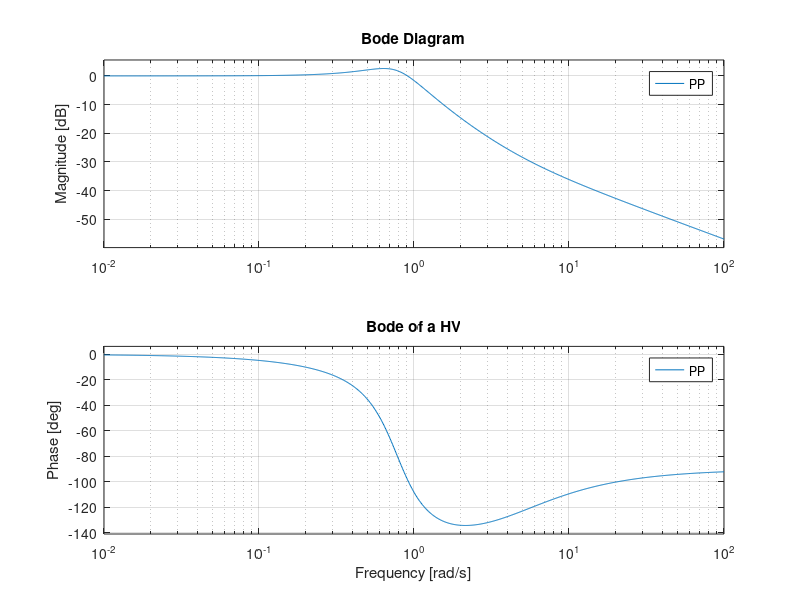
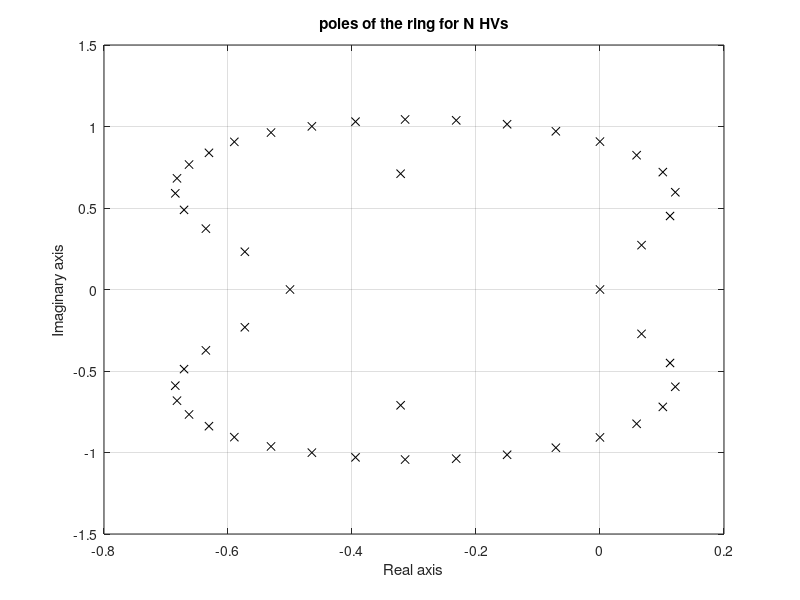
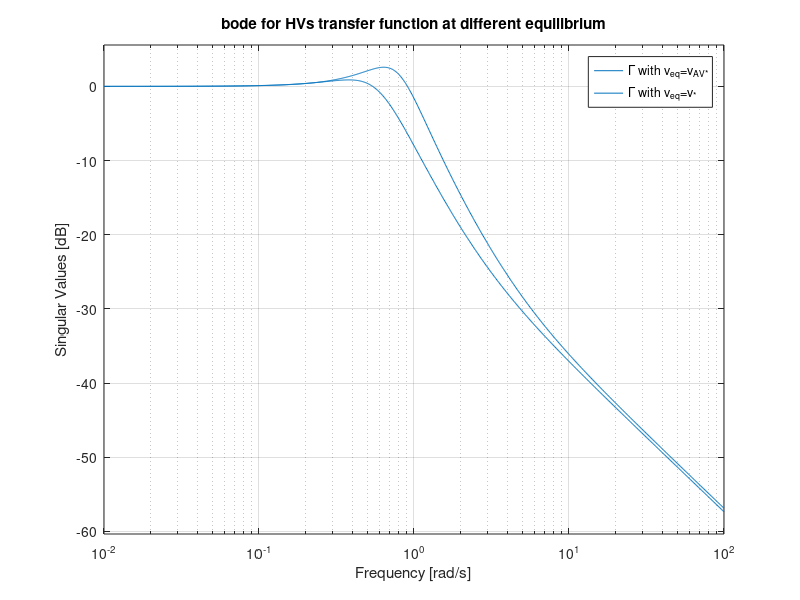

Reproduce these figures in MATLAB, in order. (Note: this script raises an error after producing the figures.)
%%%%%%%%%%%%%%%%%%%%%%%%%%%%%%%%%%%%%%%%%%%%%%%%%%%%
%%% Source Code for Paper: Traffic flow on a ring with a single autonomous
%%%                        vehicle: an interconnected perspective
%%% Journal: Transactions on Intelligent transportation Systems, 2019
%%% Authors: Vittorio Giammarino, Simone Baldi, Paolo Frasca and Maria
%%%          Laura Delle Monache
%%%
%%% Copyright Vittorio Giammarino, 2019
%%%%%%%%%%%%%%%%%%%%%%%%%%%%%%%%%%%%%%%%%%%%%%%%%%%%%
%% Initialization
length_standard = 4.5; %vehicle length
N = 22; % Number of vehicles in the platoon
Ring_length = (260*N)/22;
v_max = 9.751; % Max speed in m/s
h_eq = (Ring_length/N); % equilibrium headway
d_s = 6; % safe distance
V = @(h,l_v,d_s) v_max*((tanh(h-l_v-d_s) + tanh(l_v + d_s))/(1 + tanh(l_v + d_s))); %Velocity non-linear function. h = headway, l_v = Veh length, d_s = safe distance
dV = @(h,l_v,d_s) (v_max/(1+tanh(l_v + d_s)))*(1-(tanh(h - l_v -d_s))^2); % dV/dh derivative of V in the headway
v_eq = V(h_eq, length_standard, d_s); % equilibrium velocity of the ring
k_bar = dV(h_eq, length_standard, d_s); % HV param
%% Transfer functions for P_N and Gamma_i (See Fig.2 and Fig.3)
a=20; %HV param
b=0.5; %HV param
a_bar = a/(h_eq*h_eq); %HV param linearized
b_bar = b; %HV param linearized
% transfer functions of P_N and Gamma_i
Pd_num = [1 0];
Pd_den = [1 (a_bar+b_bar) b_bar*k_bar];
P_num = [a_bar b_bar*k_bar];
P_den = [1 (a_bar+b_bar) b_bar*k_bar];
PP = tf(P_num,P_den);
PP_d = tf(Pd_num,Pd_den);
% Poles of the ring setup for N HVs
[p_HD_ring,z_HD_ring] = pzmap((PP_d)/(1-PP^N));
% Bode of a HV
figure()
bode(PP)
grid on
title('Bode of a HV')
% poles of the ring for N HVs
figure()
plot(p_HD_ring,'kx')
xlabel('Real axis')
ylabel('Imaginary axis')
title('poles of the ring for N HVs')
grid on
%% This analysis shows how steering the ring to a higher velocity can improve from a ring stability pov
% Note, this part does not appear in the paper 
h_eq1=255/21;
k_bar1 = dV(h_eq1, length_standard, d_s); 
v_eq1 = V(h_eq1, length_standard, d_s);
a=20;
b=0.5;
% calculation of critical N on a string
a_bar = a/(h_eq1*h_eq1);
b_bar = b;
% transfer functions of P_N and Gamma_i for the new equilibrium
Pd_num = [1 0];
Pd_den = [1 (a_bar+b_bar) b_bar*k_bar1];
P_num = [a_bar b_bar*k_bar1];
P_den = [1 (a_bar+b_bar) b_bar*k_bar1];
PP1 = tf(P_num,P_den);
PP_d = tf(Pd_num,Pd_den);

figure()
sigma(PP1)
hold on
sigma(PP)
grid on
legend('\Gamma with v_{eq}=v_{AV*}','\Gamma with v_{eq}=v_{*}')
title('bode for HVs transfer function at different equilibrium')

%% Second order (PI with saturation proposed in [16]) 
%HV
alpha_1 = b_bar*k_bar;
alpha_2 = a_bar + b_bar;
alpha_3 = a_bar;

% Compute critical peak and frequency
fpeaK_PP_formula = sqrt(alpha_1*(1-2*(alpha_2/(2*sqrt(alpha_1)))^2));
dumping = alpha_2/(2*sqrt(alpha_1));
gpeak_PP_formula = 1/(2*dumping*sqrt(1-dumping^2));
[gpeak_PP,fpeak_PP] = getPeakGain(PP,1e-5);

%AV
alpha = 0.9;
delta = 23;
k_veh = abs((fpeak_PP*((gpeak_PP)^(1-N)))/(1-alpha/2))*sqrt(1/(1-(gpeak_PP)^(2-2*N)));

beta_1 = k_veh*alpha/delta;
beta_2 = k_veh*(1-alpha/2);
beta_3 = k_veh*(1-alpha/2);
beta_2^2 - beta_3^2 - 2*beta_1

%AV in [16]
AV_N = [beta_3 beta_1];
AV_D = [1 beta_2 beta_1];
AV = tf(AV_N,AV_D);

figure()
sigma(AV)
grid on
title('Bode of PI with saturation proposed in [16]')
%% AV Second Order with c
% c comes from (39)
c=0.5;
% We use an approximation to compute (40) since alpha/delta~0
K_alpha = (c + sqrt(((gpeak_PP)^(2*N-2))*(c^2+fpeak_PP^2) - fpeak_PP^2))/((gpeak_PP)^(2*N-2)-1); 
k_veh = K_alpha/(1-alpha/2);
K_alpha = k_veh*(1-alpha/2);
beta = k_veh*alpha;
beta_1 = beta/delta;
beta_2 = K_alpha;
beta_3 = beta_2;

%Proposed AV Second Order with c
AV_N_c = [beta_3 beta_1];
AV_D_c = [1 beta_2+c beta_1];
AV_c = tf(AV_N_c,AV_D_c);

% Bode
figure()
bode(AV,AV_c)
legend('PI with saturation proposed in [16]','Proposed AV controller design')
%% Check on the PI with saturation proposed in [16] for classical stability
%Checks AV
figure()
bode(AV,PP)
legend('PI with saturation in [16]','HV')
% Theorem 2
figure()
bode(PP^(N-1)*AV)
title('resulting bode for N-1 HVs and the PI with saturation in [16]')

[p_AV_ring,z_AV_ring] = pzmap((PP_d)/(1-AV*PP^(N-1)));
[p_HV_ring,z_HV_ring] = pzmap((PP_d)/(1-PP^(N)));

figure()
plot(p_HV_ring,'kx')
hold on
plot(p_AV_ring,'rd')
grid on
xlabel('Real axis')
ylabel('Imaginary axis')
xlim([-1 0.5])
ylim([-1.5 1.5])
legend('poles of F^{(22)}_i','poles of F^{AV(22)}_i with AV in [16]')

%% %% Check on the Proposed AV for classical stability
% Checks AV_c
figure()
bode(AV_c,PP)
legend('Proposed AV','HV')
% Theorem 2
figure()
bode(PP^(N-1)*AV_c)
title('resulting bode for N-1 HVs and the proposed AV')

[p_AV_c_ring,z_AV_c_ring] = pzmap((PP_d)/(1-AV_c*PP^(N-1)));
[p_HV_ring,z_HV_ring] = pzmap((PP_d)/(1-PP^(N)));

figure()
plot(p_HV_ring,'kx')
hold on
plot(p_AV_c_ring,'rd')
grid on
xlabel('Real axis')
ylabel('Imaginary axis')
xlim([-1 0.5])
ylim([-1.5 1.5])
legend('poles of F^{(22)}_i','poles of F^{AV(22)}_i with proposed AV')


%% Non Linear simulation N cars with proposed AV and Disturbance on the AV 
v_max = 9.751;
l_v = 4.5;
d_s = 6;
N = 22; %from here I change the numbers of vehicles into the Ring
Ring_length = 260*N/22;
spacing = Ring_length/N;

K_alpha = (c + sqrt(((gpeak_PP)^(2*N-2))*(c^2+fpeak_PP^2) - fpeak_PP^2))/((gpeak_PP)^(2*N-2)-1); 
k_veh2 =K_alpha/(1-alpha/2);
V = @(x) v_max*((tanh(x-l_v-d_s) + tanh(l_v + d_s))/(1 + tanh(l_v + d_s)));
        
Set_of_initial_conditions = 0; 
t_f=1000; 

for z=1:length(Set_of_initial_conditions)
    
opts = odeset('MaxStep',1e-2);    
y0 = Initial_velocity_and_space_conditions(Set_of_initial_conditions(z),N,spacing);

[t,y_N_cars] = ode45(@(t,y) ODE_Non_linear_simulation_general_PrePrint(t,y,N,a,b,Ring_length,V,k_veh2,2),[0 t_f],y0,opts);
[displacement_AV, velocity_AV] = Plot_Displacement_velocity(t,y_N_cars,N,Ring_length);
    
% Uncomment to plot also the positions
% figure()
% plot(t,displacement_AV(:,end),'ro',t,displacement_AV(:,1:end-1),'ko')
% xlabel('time [s]')
% ylabel('position [m]')
% xlim([100 140])
% legend('AV','HVs')
% %title({'displacement N cars with AV', ['Initial velocity condition y_0 =' num2str(Set_of_initial_conditions(z))]})

figure()
plot(t,velocity_AV(:,1:end-1),'k',t,velocity_AV(:,end),'r')%,t,velocity_AV(:,4),t,velocity_AV(:,1))
xlabel('time [s]')
ylabel('velocity [m/s]')
%legend('AV','HVs')
title({'velocity N cars with proposed AV',['Initial velocity condition y_0 =' num2str(Set_of_initial_conditions(z))]})
ylim([5 14])
xlim([0 t_f])
end

size_v = size(velocity_AV);
energy = zeros(size_v(1)-1,size_v(2));
Energy = zeros(1,N);

for veh=1:N
    for instant=1:length(energy)
        energy(instant,veh) = (velocity_AV(instant,veh)-v_eq)^2*(t(instant+1)-t(instant));
    end
    Energy(1,veh) = sum(energy(:,veh));
end

y = fliplr(Energy);

figure()
l = categorical({'AV','veh-21','veh-20','veh-19','veh-18','veh-17','veh-16','veh-15','veh-14','veh-13','veh-12','veh-11','veh-10','veh-9','veh-8','veh-7','veh-6','veh-5','veh-4','veh-3','veh-2','veh-1'});
x = reordercats(l,{'AV','veh-21','veh-20','veh-19','veh-18','veh-17','veh-16','veh-15','veh-14','veh-13','veh-12','veh-11','veh-10','veh-9','veh-8','veh-7','veh-6','veh-5','veh-4','veh-3','veh-2','veh-1'});
bar(x,y)
ylabel('Energy [m^2/s^2]')
xlabel('Vehicles')
title('Energy of the vehicles wrt equilibrium in sim with disturbance on AV')

figure()
plot(t,velocity_AV(:,1:end-1),'k',t,velocity_AV(:,end),'r')%,t,velocity_AV(:,4),t,velocity_AV(:,1))
xlabel('time [s]')
ylabel('velocity [m/s]')
hold on
ylim([0 10])
title('simulation on the ring with the proposed AV for N=22 and disturbance on AV')


%% Uncomment this part if you want make a video of the simulation
% Advise: Reduce the simulation time or increase the number of frame per
% sec

% [x,y] = Ring_coordinates(Ring_length,N,displacement_AV);
% [a_x,a_y,b_x,b_y,c_x,c_y,d_x,d_y] = Draw_rectangle(Ring_length,N,displacement_AV);
% k=1;
% curve=animatedline;
% 
% for i=1:25:max(size(x))  
% % if mod(i,10)==0
% %    fprintf('Current time = %g/%g\n', i, max(size(x)));
% % end 
% %figure(1)
% %plot(x(i,1:N-1),y(i,1:N-1),'x',x(i,N),y(i,N),'d')
% % 
% %     subplot(2,1,1);
% %     plot(t(i),velocity(i,N),'r--o')
% %     hold on
% %     ylim([0 10])
% %     xlim([0 200])
% 
% figure(1)
% plot([a_x(i,1) b_x(i,1) d_x(i,1) c_x(i,1) a_x(i,1)],...
%     [a_y(i,1) b_y(i,1) d_y(i,1) c_y(i,1) a_y(i,1)],'b-',...
%     [a_x(i,2) b_x(i,2) d_x(i,2) c_x(i,2) a_x(i,2)],...
%     [a_y(i,2) b_y(i,2) d_y(i,2) c_y(i,2) a_y(i,2)],'b-',...
%     [a_x(i,3) b_x(i,3) d_x(i,3) c_x(i,3) a_x(i,3)],...
%     [a_y(i,3) b_y(i,3) d_y(i,3) c_y(i,3) a_y(i,3)],'b-',...
%     [a_x(i,4) b_x(i,4) d_x(i,4) c_x(i,4) a_x(i,4)],...
%     [a_y(i,4) b_y(i,4) d_y(i,4) c_y(i,4) a_y(i,4)],'b-',...
%     [a_x(i,5) b_x(i,5) d_x(i,5) c_x(i,5) a_x(i,5)],...
%     [a_y(i,5) b_y(i,5) d_y(i,5) c_y(i,5) a_y(i,5)],'b-',...
%     [a_x(i,6) b_x(i,6) d_x(i,6) c_x(i,6) a_x(i,6)],...
%     [a_y(i,6) b_y(i,6) d_y(i,6) c_y(i,6) a_y(i,6)],'b-',...
%     [a_x(i,7) b_x(i,7) d_x(i,7) c_x(i,7) a_x(i,7)],...
%     [a_y(i,7) b_y(i,7) d_y(i,7) c_y(i,7) a_y(i,7)],'b-',...
%     [a_x(i,8) b_x(i,8) d_x(i,8) c_x(i,8) a_x(i,8)],...
%     [a_y(i,8) b_y(i,8) d_y(i,8) c_y(i,8) a_y(i,8)],'b-',...
%     [a_x(i,9) b_x(i,9) d_x(i,9) c_x(i,9) a_x(i,9)],...
%     [a_y(i,9) b_y(i,9) d_y(i,9) c_y(i,9) a_y(i,9)],'b-',...
%     [a_x(i,10) b_x(i,10) d_x(i,10) c_x(i,10) a_x(i,10)],...
%     [a_y(i,10) b_y(i,10) d_y(i,10) c_y(i,10) a_y(i,10)],'b-',...
%     [a_x(i,11) b_x(i,11) d_x(i,11) c_x(i,11) a_x(i,11)],...
%     [a_y(i,11) b_y(i,11) d_y(i,11) c_y(i,11) a_y(i,11)],'b-',...
%     [a_x(i,12) b_x(i,12) d_x(i,12) c_x(i,12) a_x(i,12)],...
%     [a_y(i,12) b_y(i,12) d_y(i,12) c_y(i,12) a_y(i,12)],'b-',...
%     [a_x(i,13) b_x(i,13) d_x(i,13) c_x(i,13) a_x(i,13)],...
%     [a_y(i,13) b_y(i,13) d_y(i,13) c_y(i,13) a_y(i,13)],'b-',...
%     [a_x(i,14) b_x(i,14) d_x(i,14) c_x(i,14) a_x(i,14)],...
%     [a_y(i,14) b_y(i,14) d_y(i,14) c_y(i,14) a_y(i,14)],'b-',...
%     [a_x(i,15) b_x(i,15) d_x(i,15) c_x(i,15) a_x(i,15)],...
%     [a_y(i,15) b_y(i,15) d_y(i,15) c_y(i,15) a_y(i,15)],'b-',...
%     [a_x(i,16) b_x(i,16) d_x(i,16) c_x(i,16) a_x(i,16)],...
%     [a_y(i,16) b_y(i,16) d_y(i,16) c_y(i,16) a_y(i,16)],'b-',...
%     [a_x(i,17) b_x(i,17) d_x(i,17) c_x(i,17) a_x(i,17)],...
%     [a_y(i,17) b_y(i,17) d_y(i,17) c_y(i,17) a_y(i,17)],'b-',...
%     [a_x(i,18) b_x(i,18) d_x(i,18) c_x(i,18) a_x(i,18)],...
%     [a_y(i,18) b_y(i,18) d_y(i,18) c_y(i,18) a_y(i,18)],'b-',...
%     [a_x(i,19) b_x(i,19) d_x(i,19) c_x(i,19) a_x(i,19)],...
%     [a_y(i,19) b_y(i,19) d_y(i,19) c_y(i,19) a_y(i,19)],'b-',...
%     [a_x(i,20) b_x(i,20) d_x(i,20) c_x(i,20) a_x(i,20)],...
%     [a_y(i,20) b_y(i,20) d_y(i,20) c_y(i,20) a_y(i,20)],'b-',...
%     [a_x(i,21) b_x(i,21) d_x(i,21) c_x(i,21) a_x(i,21)],...
%     [a_y(i,21) b_y(i,21) d_y(i,21) c_y(i,21) a_y(i,21)],'b-',...
%     [a_x(i,N) b_x(i,N) d_x(i,N) c_x(i,N) a_x(i,N)],...
%     [a_y(i,N) b_y(i,N) d_y(i,N) c_y(i,N) a_y(i,N)],'r-')
% xlim([-45 45])
% ylim([-45 45])
% 
% drawnow
% F(k) = getframe(gcf);
% k=k+1;
% end
% 
% video = VideoWriter('Modified_PI_with_disturbance_on_AV.avi', 'Motion JPEG AVI');
% %video.FrameRate = 10;
% open(video)
% writeVideo(video, F);
% close(video)


%% Non Linear simulation N cars with proposed AV and Noise on all the HVs
v_max = 9.751;
l_v = 4.5;
d_s = 6;
N = 22; %from here I change the numbers of vehicles into the Ring
Ring_length = 260*N/22;
spacing = Ring_length/N;

K_alpha = (c + sqrt(((gpeak_PP)^(2*N-2))*(c^2+fpeak_PP^2) - fpeak_PP^2))/((gpeak_PP)^(2*N-2)-1); 
k_veh2 =K_alpha/(1-alpha/2);
beta_c = k_veh*alpha;
V = @(x) v_max*((tanh(x-l_v-d_s) + tanh(l_v + d_s))/(1 + tanh(l_v + d_s)));
        
Set_of_initial_conditions = 0; 
t_f=400; 

for z=1:length(Set_of_initial_conditions)
    
opts = odeset('MaxStep',1e-2);    
y0 = Initial_velocity_and_space_conditions(Set_of_initial_conditions(z),N,spacing);

[t,y_N_cars] = ode45(@(t,y) ODE_Non_linear_simulation_general_PrePrint_white_noise(t,y,N,a,b,Ring_length,V,k_veh2,2),[0 t_f],y0,opts);
[displacement_AV, velocity_AV] = Plot_Displacement_velocity(t,y_N_cars,N,Ring_length);
    
% Uncomment to plot also the positions
% figure()
% plot(t,displacement_AV(:,end),'ro',t,displacement_AV(:,1:end-1),'ko')
% xlabel('time [s]')
% ylabel('position [m]')
% xlim([100 140])
% legend('AV','HVs')
% %title({'displacement N cars with AV', ['Initial velocity condition y_0 =' num2str(Set_of_initial_conditions(z))]})

figure()
plot(t,velocity_AV(:,1:end-1),'k',t,velocity_AV(:,end),'r')%,t,velocity_AV(:,4),t,velocity_AV(:,1))
xlabel('time [s]')
ylabel('velocity [m/s]')
title({'velocity N cars with AV',['Initial velocity condition y_0 =' num2str(Set_of_initial_conditions(z))]})
ylim([5 14])
xlim([0 400])
end

size_v = size(velocity_AV);
energy = zeros(size_v(1)-1,size_v(2));
Energy = zeros(1,N);

for veh=1:N
    for instant=1:length(energy)
        energy(instant,veh) = (velocity_AV(instant,veh)-v_eq(1))^2*(t(instant+1)-t(instant));
    end
    Energy(1,veh) = sum(energy(:,veh));
end

y = fliplr(Energy);

figure()
l = categorical({'AV','veh-21','veh-20','veh-19','veh-18','veh-17','veh-16','veh-15','veh-14','veh-13','veh-12','veh-11','veh-10','veh-9','veh-8','veh-7','veh-6','veh-5','veh-4','veh-3','veh-2','veh-1'});
x = reordercats(l,{'AV','veh-21','veh-20','veh-19','veh-18','veh-17','veh-16','veh-15','veh-14','veh-13','veh-12','veh-11','veh-10','veh-9','veh-8','veh-7','veh-6','veh-5','veh-4','veh-3','veh-2','veh-1'});
bar(x,y)
ylabel('Energy [m^2/s^2]')
xlabel('Vehicles')
title('Energy of the vehicles wrt equilibrium in simulation with noise')

figure()
plot(t,velocity_AV(:,1:end-1),'k',t,velocity_AV(:,end),'r')
xlabel('time [s]')
ylabel('velocity [m/s]')
title('simulation on the ring with the proposed AV for N=22 and white noise on AV')
ylim([0 10])

%% Uncomment this part if you want make a video of the simulation 
% [x,y] = Ring_coordinates(Ring_length,N,displacement_AV);
% [a_x,a_y,b_x,b_y,c_x,c_y,d_x,d_y] = Draw_rectangle(Ring_length,N,displacement_AV);
% k=1;
% curve=animatedline;
% 
% for i=1:25:max(size(x))  
% % if mod(i,10)==0
% %    fprintf('Current time = %g/%g\n', i, max(size(x)));
% % end 
% %figure(1)
% %plot(x(i,1:N-1),y(i,1:N-1),'x',x(i,N),y(i,N),'d')
% % 
% %     subplot(2,1,1);
% %     plot(t(i),velocity(i,N),'r--o')
% %     hold on
% %     ylim([0 10])
% %     xlim([0 200])
% 
% figure(1)
% plot([a_x(i,1) b_x(i,1) d_x(i,1) c_x(i,1) a_x(i,1)],...
%     [a_y(i,1) b_y(i,1) d_y(i,1) c_y(i,1) a_y(i,1)],'b-',...
%     [a_x(i,2) b_x(i,2) d_x(i,2) c_x(i,2) a_x(i,2)],...
%     [a_y(i,2) b_y(i,2) d_y(i,2) c_y(i,2) a_y(i,2)],'b-',...
%     [a_x(i,3) b_x(i,3) d_x(i,3) c_x(i,3) a_x(i,3)],...
%     [a_y(i,3) b_y(i,3) d_y(i,3) c_y(i,3) a_y(i,3)],'b-',...
%     [a_x(i,4) b_x(i,4) d_x(i,4) c_x(i,4) a_x(i,4)],...
%     [a_y(i,4) b_y(i,4) d_y(i,4) c_y(i,4) a_y(i,4)],'b-',...
%     [a_x(i,5) b_x(i,5) d_x(i,5) c_x(i,5) a_x(i,5)],...
%     [a_y(i,5) b_y(i,5) d_y(i,5) c_y(i,5) a_y(i,5)],'b-',...
%     [a_x(i,6) b_x(i,6) d_x(i,6) c_x(i,6) a_x(i,6)],...
%     [a_y(i,6) b_y(i,6) d_y(i,6) c_y(i,6) a_y(i,6)],'b-',...
%     [a_x(i,7) b_x(i,7) d_x(i,7) c_x(i,7) a_x(i,7)],...
%     [a_y(i,7) b_y(i,7) d_y(i,7) c_y(i,7) a_y(i,7)],'b-',...
%     [a_x(i,8) b_x(i,8) d_x(i,8) c_x(i,8) a_x(i,8)],...
%     [a_y(i,8) b_y(i,8) d_y(i,8) c_y(i,8) a_y(i,8)],'b-',...
%     [a_x(i,9) b_x(i,9) d_x(i,9) c_x(i,9) a_x(i,9)],...
%     [a_y(i,9) b_y(i,9) d_y(i,9) c_y(i,9) a_y(i,9)],'b-',...
%     [a_x(i,10) b_x(i,10) d_x(i,10) c_x(i,10) a_x(i,10)],...
%     [a_y(i,10) b_y(i,10) d_y(i,10) c_y(i,10) a_y(i,10)],'b-',...
%     [a_x(i,11) b_x(i,11) d_x(i,11) c_x(i,11) a_x(i,11)],...
%     [a_y(i,11) b_y(i,11) d_y(i,11) c_y(i,11) a_y(i,11)],'b-',...
%     [a_x(i,12) b_x(i,12) d_x(i,12) c_x(i,12) a_x(i,12)],...
%     [a_y(i,12) b_y(i,12) d_y(i,12) c_y(i,12) a_y(i,12)],'b-',...
%     [a_x(i,13) b_x(i,13) d_x(i,13) c_x(i,13) a_x(i,13)],...
%     [a_y(i,13) b_y(i,13) d_y(i,13) c_y(i,13) a_y(i,13)],'b-',...
%     [a_x(i,14) b_x(i,14) d_x(i,14) c_x(i,14) a_x(i,14)],...
%     [a_y(i,14) b_y(i,14) d_y(i,14) c_y(i,14) a_y(i,14)],'b-',...
%     [a_x(i,15) b_x(i,15) d_x(i,15) c_x(i,15) a_x(i,15)],...
%     [a_y(i,15) b_y(i,15) d_y(i,15) c_y(i,15) a_y(i,15)],'b-',...
%     [a_x(i,16) b_x(i,16) d_x(i,16) c_x(i,16) a_x(i,16)],...
%     [a_y(i,16) b_y(i,16) d_y(i,16) c_y(i,16) a_y(i,16)],'b-',...
%     [a_x(i,17) b_x(i,17) d_x(i,17) c_x(i,17) a_x(i,17)],...
%     [a_y(i,17) b_y(i,17) d_y(i,17) c_y(i,17) a_y(i,17)],'b-',...
%     [a_x(i,18) b_x(i,18) d_x(i,18) c_x(i,18) a_x(i,18)],...
%     [a_y(i,18) b_y(i,18) d_y(i,18) c_y(i,18) a_y(i,18)],'b-',...
%     [a_x(i,19) b_x(i,19) d_x(i,19) c_x(i,19) a_x(i,19)],...
%     [a_y(i,19) b_y(i,19) d_y(i,19) c_y(i,19) a_y(i,19)],'b-',...
%     [a_x(i,20) b_x(i,20) d_x(i,20) c_x(i,20) a_x(i,20)],...
%     [a_y(i,20) b_y(i,20) d_y(i,20) c_y(i,20) a_y(i,20)],'b-',...
%     [a_x(i,21) b_x(i,21) d_x(i,21) c_x(i,21) a_x(i,21)],...
%     [a_y(i,21) b_y(i,21) d_y(i,21) c_y(i,21) a_y(i,21)],'b-',...
%     [a_x(i,N) b_x(i,N) d_x(i,N) c_x(i,N) a_x(i,N)],...
%     [a_y(i,N) b_y(i,N) d_y(i,N) c_y(i,N) a_y(i,N)],'r-')
% xlim([-45 45])
% ylim([-45 45])
% 
% drawnow
% F(k) = getframe(gcf);
% k=k+1;
% end
% 
% video = VideoWriter('Modified_PI_with_noise.avi', 'Motion JPEG AVI');
% %video.FrameRate = 10;
% open(video)
% writeVideo(video, F);
% close(video)


